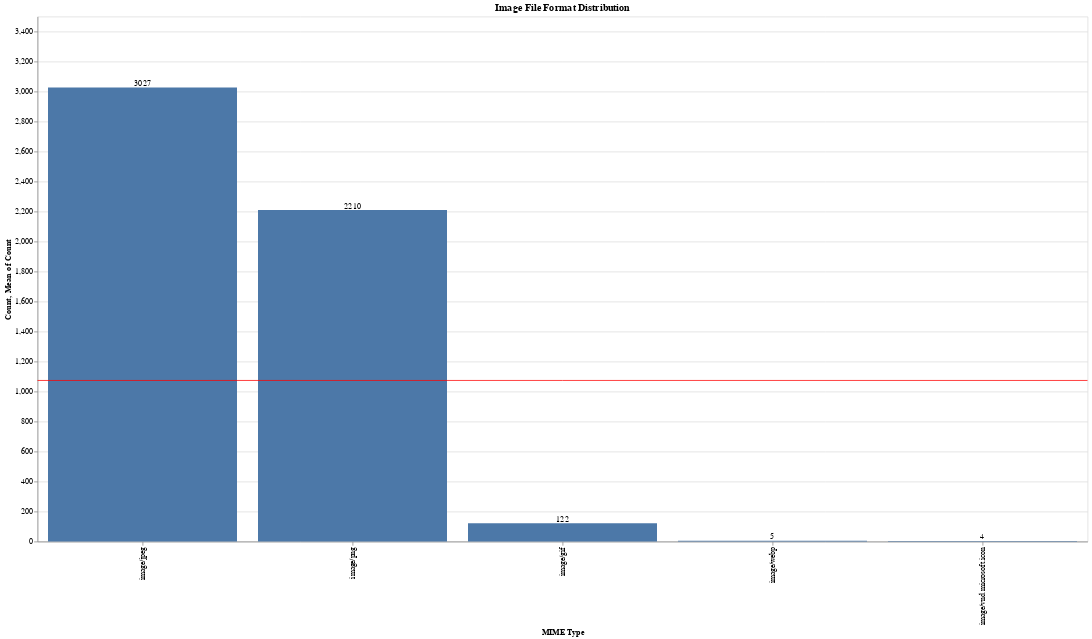

Notebook code cell kept with this figure:
### Markdown cell above
### How about a file format distribution?

What _kind_ of image files are present? We can discover this by checking their "media type", or [MIME type](https://en.wikipedia.org/wiki/Media_type).

### Code cell
image_mime_types = (
    images["mime_type_tika"]
    .value_counts()
    .head(5)
    .rename_axis("MIME Type")
    .reset_index(name="Count")
)

image_mimes_bar = (
    alt.Chart(image_mime_types)
    .mark_bar()
    .encode(x=alt.X("MIME Type:O", sort="-y"), y=alt.Y("Count:Q"))
)

image_mime_rule = (
    alt.Chart(image_mime_types).mark_rule(color="red").encode(y="mean(Count):Q")
)

image_mime_text = image_mimes_bar.mark_text(align="center", baseline="bottom").encode(
    text="Count:Q"
)

(image_mimes_bar + image_mime_rule + image_mime_text).properties(
    width=1400, height=700, title="Image File Format Distribution"
)

### Figure 1 — Vega-Lite specification as saved in the notebook (floating-point values rounded to 4 significant figures)
{"config": {"view": {"continuousWidth": 400, "continuousHeight": 300}}, "layer": [{"mark": "bar", "encoding": {"x": {"field": "MIME Type", "sort": "-y", "type": "ordinal"}, "y": {"field": "Count", "type": "quantitative"}}}, {"mark": {"type": "rule", "color": "red"}, "encoding": {"y": {"aggregate": "mean", "field": "Count", "type": "quantitative"}}}, {"mark": {"type": "text", "align": "center", "baseline": "bottom"}, "encoding": {"text": {"field": "Count", "type": "quantitative"}, "x": {"field": "MIME Type", "sort": "-y", "type": "ordinal"}, "y": {"field": "Count", "type": "quantitative"}}}], "data": {"name": "data-31c706bedbd04bb6ab012941c26395e7"}, "height": 700, "title": "Image File Format Distribution", "width": 1400, "$schema": "https://vega.github.io/schema/vega-lite/v4.17.0.json", "datasets": {"data-31c706bedbd04bb6ab012941c26395e7": [{"MIME Type": "image/jpeg", "Count": 3027}, {"MIME Type": "image/png", "Count": 2210}, {"MIME Type": "image/gif", "Count": 122}, {"MIME Type": "image/webp", "Count": 5}, {"MIME Type": "image/vnd.microsoft.icon", "Count": 4}]}}
